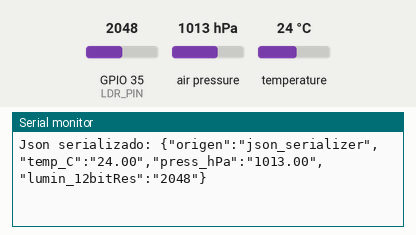
Simulated run of this sketch. Board: ESP32. On the bench: the last lines printed to the serial monitor. The test bench sets the inputs (shaded band); at power-on: air pressure 1013 hPa, GPIO 35 (LDR_PIN) = 2048, temperature 24 °C.

Above: at 5.8 s.
5.9 s: air pressure set to 952 hPa
At 10.4 s:
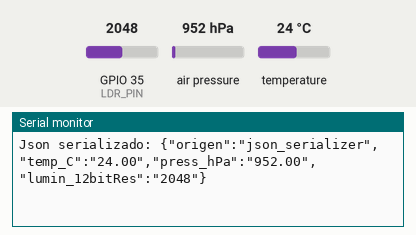
11.9 s: GPIO 35 (LDR_PIN) set to 2866
At 15.8 s:
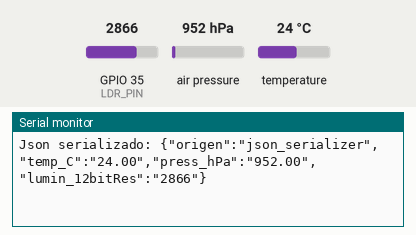
17.9 s: temperature set to 12 °C
At 21.1 s:
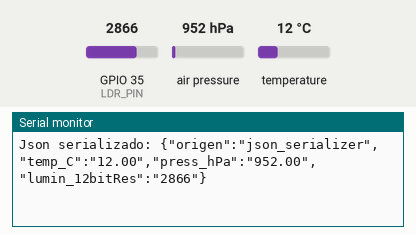
23.9 s: GPIO 35 (LDR_PIN) set to 3603
At 26.5 s:
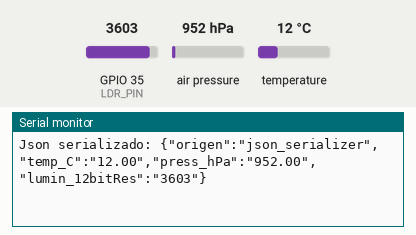
29.9 s: air pressure set to 975 hPa
At 30.6 s:
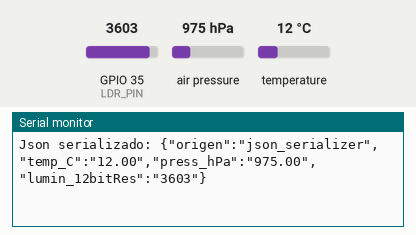
Timing chart, 0 to 32.9 s (numbered marks = the images above; inputs shaded):
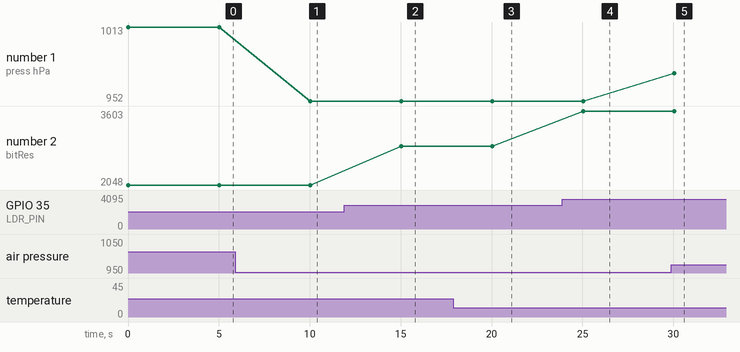

The sketch:

json_serializer.ino
```cpp
// Leer Json desde Serial, SD o SPIFFS
// Serializar un Json e imprimirlo por serial

#include <Adafruit_BMP085.h>
#include <ArduinoJson.h>

//Payload creado con snprintf
#define BUFFER_LEN  256
char payload[BUFFER_LEN]; //Payload Serializado
String json_string;

//Payload crearon con Json parser
//Doc: https://arduinojson.org/
//Ticket: Usar reservación de memoria en stack
//Usar el json assistant para calcular el LEN necesario para cada documento
#define JSON_BUFFER_OUTGOING_LEN 200
DynamicJsonDocument payload_out(JSON_BUFFER_OUTGOING_LEN);//Json hacia SPIFFS,SD,Serial o MQTT (Stream)

//Configuración de BMP y LED
#define LDR_PIN 35
Adafruit_BMP085 bmp;

void setup() {

  //Inicializar perifericos
  Serial.begin(115200);
  bmp.begin();
}

void loop() {

  float temperature = bmp.readTemperature();
  float pressure = bmp.readPressure()/100;
  int luminosity = analogRead(LDR_PIN);

   // Json Serializer
   payload_out["origen"] = "json_serializer";
   payload_out["temp_C"] = String(temperature,2);
   payload_out["press_hPa"] = String(pressure,2);
   payload_out["lumin_12bitRes"] = String(luminosity);

   serializeJson(payload_out, payload);

   Serial.print("Json serializado: ");
   Serial.println(payload);
   delay(5000);
}
```

Measured:
- after the input at 5.9 s, the serial monitor: prints a new line after 4.1 s (image 1)
- after the input at 11.9 s, the serial monitor: prints a new line after 3.1 s (image 2)
- after the input at 17.9 s, the serial monitor: prints a new line after 2.1 s (image 3)
- after the input at 23.9 s, the serial monitor: prints a new line after 1.2 s (image 4)
- after the input at 29.9 s, the serial monitor: prints a new line after 0.16 s (image 5)
- plotted number 1: 1013 → 952 after the input at 5.9 s, 952 → 975 after the input at 29.9 s
- plotted number 2: 2048 → 2866 after the input at 11.9 s, 2866 → 3603 after the input at 23.9 s
